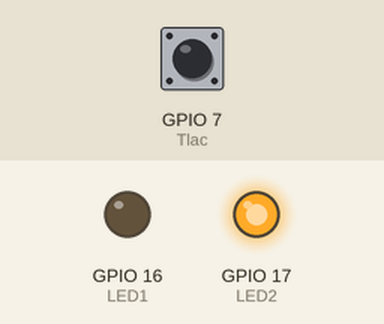
Bench run of a program on a simulated ESP32 board running MicroPython. Parts: output pins drawn as LEDs (lit = HIGH). The test bench sets the inputs (shaded band); at power-on: GPIO 7 (Tlac) HIGH. What the program prints to the serial console is not drawn.

Above: at 1.2 s.
1.3 s: GPIO 7 (Tlac) pulled LOW for 0.15 s
At 1.9 s:
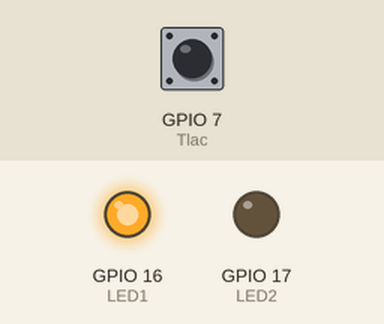
2.9 s: GPIO 7 (Tlac) pulled LOW for 1 s
At 4.3 s:
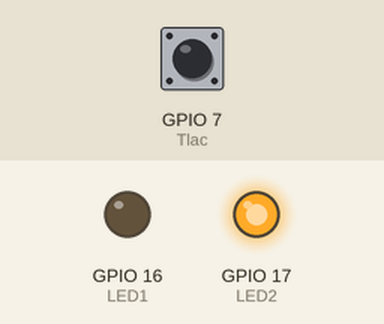
5.4 s: GPIO 7 (Tlac) pulled LOW for 3.2 s
At 6.2 s:
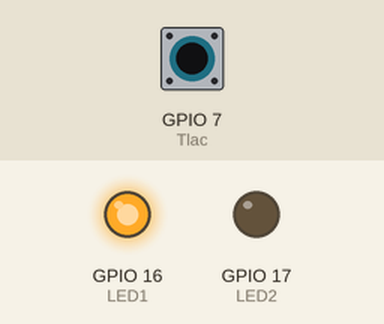
Timing chart, 0 to 8.4 s (numbered marks = the images above; inputs shaded):
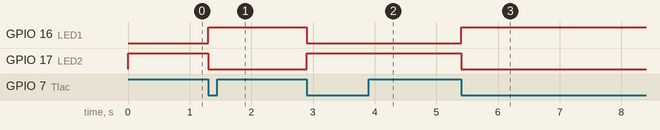

The program:

5_1.py
```python
from machine import Pin, PWM
import time, sys

LED1 = Pin(16, Pin.OUT, value=0)
LED2 = Pin(17, Pin.OUT, value=1)
Tlac = Pin(7, Pin.IN, Pin.PULL_UP)
print('START')

while(1):
    if Tlac.value()==0:
        LED1.value(not LED1.value())
        LED2.value(not LED2.value())
        time.sleep_ms(10)
        while(Tlac.value()==0):
            time.sleep_ms(10)
```

Measured:
- after the input at 1.3 s, GPIO 16 (LED1): LOW → HIGH at once; GPIO 17 (LED2): HIGH → LOW at once
- after the input at 2.9 s, GPIO 16 (LED1): HIGH → LOW at once; GPIO 17 (LED2): LOW → HIGH at once
- after the input at 5.4 s, GPIO 16 (LED1): LOW → HIGH at once; GPIO 17 (LED2): HIGH → LOW at once
